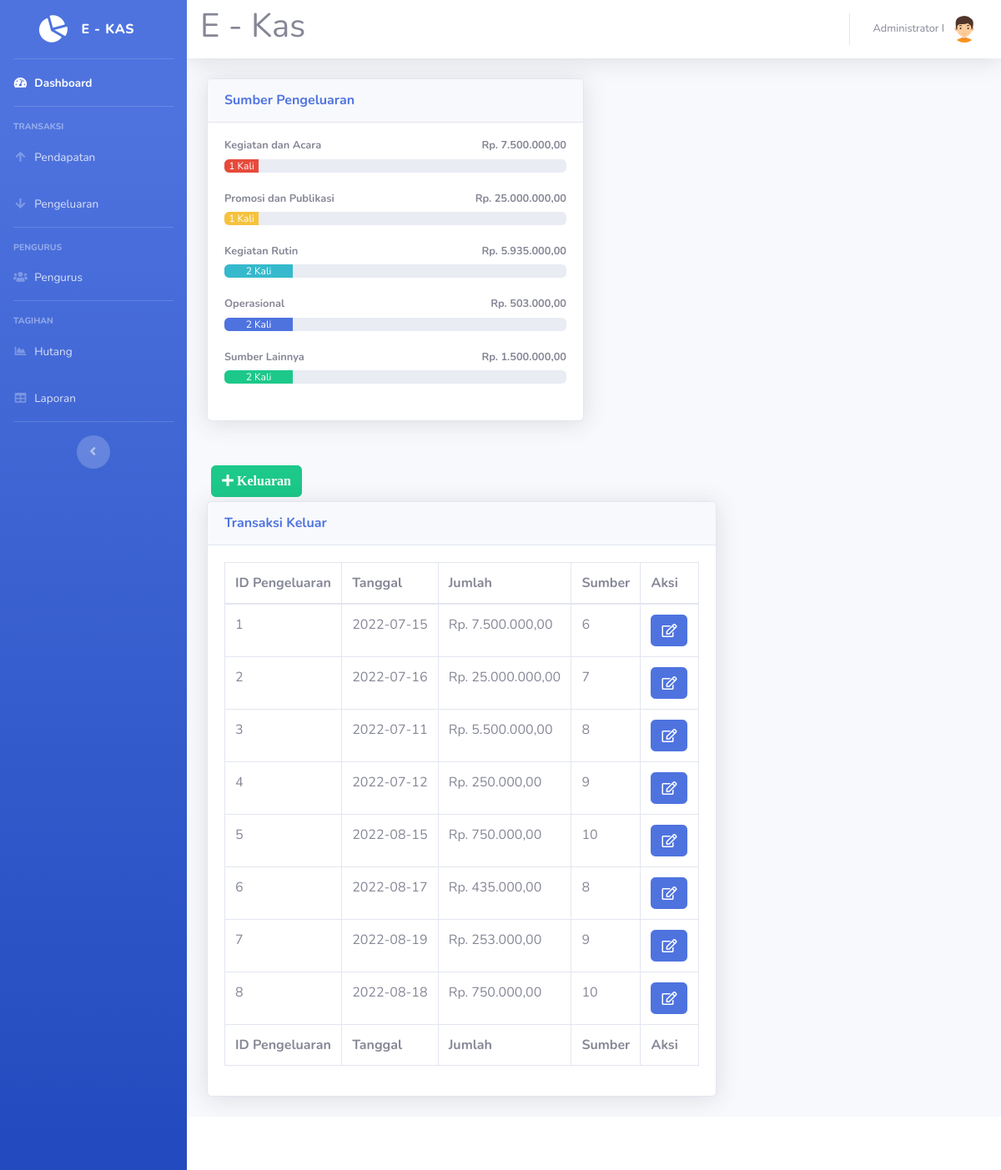
Page /pengeluaran.php (signed in) on the committed database.
### tables this page shows
CREATE TABLE `sumber` (
  `id_sumber` int NOT NULL,
  `nama` varchar(40) NOT NULL
);

CREATE TABLE `pengeluaran` (
  `id_pengeluaran` int NOT NULL,
  `tgl_pengeluaran` date NOT NULL,
  `jumlah` int NOT NULL,
  `id_sumber` int NOT NULL
);

### pengeluaran.php (the view, shortened to what this page needs)
<!DOCTYPE html>
<html lang="en">
<head>
  <link href="vendor/fontawesome-free/css/all.min.css" rel="stylesheet" type="text/css">
  <link href="css/sb-admin-2.min.css" rel="stylesheet">
</head>
<body id="page-top">
<?php
require 'koneksi.php';
require ('sidebar.php');
?>
      <div id="content">
<?php require ('navbar.php');?>
        <div class="container-fluid">
          <div class="row">
            <div class="col-lg-6 mb-4">
              <div class="card shadow mb-4">
                <div class="card-header py-3">
                  <h6 class="m-0 font-weight-bold text-primary">Sumber Pengeluaran</h6>
                </div>
                <div class="card-body">
				<?php
				$namasumber1 = mysqli_query($koneksi,"SELECT * FROM `sumber` where id_sumber= 6 ");
				$sumbern1= mysqli_fetch_assoc($namasumber1);
				$namasumber2 = mysqli_query($koneksi,"SELECT * FROM `sumber` where id_sumber= 7 ");
				$sumbern2= mysqli_fetch_assoc($namasumber2);
				$namasumber3 = mysqli_query($koneksi,"SELECT * FROM `sumber` where id_sumber= 8 ");
				$sumbern3= mysqli_fetch_assoc($namasumber3);
				$namasumber4 = mysqli_query($koneksi,"SELECT * FROM `sumber` where id_sumber= 9 ");
				$sumbern4= mysqli_fetch_assoc($namasumber4);
				$namasumber5 = mysqli_query($koneksi,"SELECT * FROM `sumber` where id_sumber= 10 ");
				$sumbern5= mysqli_fetch_assoc($namasumber5);
				$hasil1=mysqli_query($koneksi,"SELECT * FROM pengeluaran where id_sumber = 6");
				while ($jumlah1=mysqli_fetch_array($hasil1)){
				$arrayhasil1[] = $jumlah1['jumlah'];
				}
				$jumlahhasil1 = array_sum($arrayhasil1);
				$hasil2=mysqli_query($koneksi,"SELECT * FROM pengeluaran where id_sumber = 7");
				while ($jumlah2=mysqli_fetch_array($hasil2)){
				$arrayhasil2[] = $jumlah2['jumlah'];
				}
				$jumlahhasil2 = array_sum($arrayhasil2);
				$hasil3=mysqli_query($koneksi,"SELECT * FROM pengeluaran where id_sumber = 8");
				while ($jumlah3=mysqli_fetch_array($hasil3)){
				$arrayhasil3[] = $jumlah3['jumlah'];
				}
				$jumlahhasil3 = array_sum($arrayhasil3);
				$hasil4=mysqli_query($koneksi,"SELECT * FROM pengeluaran where id_sumber = 9");
				while ($jumlah4=mysqli_fetch_array($hasil4)){
				$arrayhasil4[] = $jumlah4['jumlah'];
				}
				$jumlahhasil4 = array_sum($arrayhasil4);
				$hasil5=mysqli_query($koneksi,"SELECT * FROM pengeluaran where id_sumber = 10");
				while ($jumlah5=mysqli_fetch_array($hasil5)){
				$arrayhasil5[] = $jumlah5['jumlah'];
				}
				$jumlahhasil5 = array_sum($arrayhasil5);
				$sumber1 = mysqli_query($koneksi,"SELECT id_sumber FROM pengeluaran where id_sumber ='6'");
				$sumber1text = mysqli_num_rows($sumber1);
				$sumber1 = mysqli_num_rows($sumber1);
				$sumber1 = $sumber1 * 10;
				$sumber2 = mysqli_query($koneksi,"SELECT id_sumber FROM pengeluaran where id_sumber ='7'");
				$sumber2text = mysqli_num_rows($sumber2);
				$sumber2 = mysqli_num_rows($sumber2);
				$sumber2 = $sumber2 * 10;
				$sumber3 = mysqli_query($koneksi,"SELECT id_sumber FROM pengeluaran where id_sumber ='8'");
				$sumber3text = mysqli_num_rows($sumber3);
				$sumber3 = mysqli_num_rows($sumber3);
				$sumber3 = $sumber3 * 10;
				$sumber4 = mysqli_query($koneksi,"SELECT id_sumber FROM pengeluaran where id_sumber ='9'");
				$sumber4text = mysqli_num_rows($sumber4);
				$sumber4 = mysqli_num_rows($sumber4);
				$sumber4 = $sumber4 * 10;
				$sumber5 = mysqli_query($koneksi,"SELECT id_sumber FROM pengeluaran where id_sumber ='10'");
				$sumber5text = mysqli_num_rows($sumber5);
				$sumber5 = mysqli_num_rows($sumber5);
				$sumber5 = $sumber5 * 10;
				echo '
                  <h4 class="small font-weight-bold">'.$sumbern1['nama'].'<span class="float-right">Rp. '.number_format($jumlahhasil1,2,',','.').'</span></h4>
                  <div class="progress mb-4">
                    <div class="progress-bar bg-danger" role="progressbar" style="width:'.$sumber1.'%" aria-valuenow="50" aria-valuemin="0" aria-valuemax="100">'.$sumber1text.' Kali</div>
                  </div>
				  <h4 class="small font-weight-bold">'.$sumbern2['nama'].'<span class="float-right">Rp. '.number_format($jumlahhasil2,2,',','.').'</span></h4>
                  <div class="progress mb-4">
                    <div class="progress-bar bg-warning" role="progressbar" style="width:'.$sumber2.'%" aria-valuenow="50" aria-valuemin="0" aria-valuemax="100">'.$sumber2text.' Kali</div>
                  </div>
				  <h4 class="small font-weight-bold">'.$sumbern3['nama'].'<span class="float-right">Rp. '.number_format($jumlahhasil3,2,',','.').'</span></h4>
                  <div class="progress mb-4">
                    <div class="progress-bar bg-info" role="progressbar" style="width:'.$sumber3.'%" aria-valuenow="50" aria-valuemin="0" aria-valuemax="100">'.$sumber3text.' Kali</div>
                  </div>
				  <h4 class="small font-weight-bold">'.$sumbern4['nama'].'<span class="float-right">Rp. '.number_format($jumlahhasil4,2,',','.').'</span></h4>
                  <div class="progress mb-4">
                    <div class="progress-bar bg-primary" role="progressbar" style="width:'.$sumber4.'%" aria-valuenow="50" aria-valuemin="0" aria-valuemax="100">'.$sumber4text.' Kali</div>
                  </div>
				  <h4 class="small font-weight-bold">'.$sumbern5['nama'].'<span class="float-right">Rp. '.number_format($jumlahhasil5,2,',','.').'</span></h4>
                  <div class="progress mb-4">
                    <div class="progress-bar bg-success" role="progressbar" style="width:'.$sumber5.'%" aria-valuenow="50" aria-valuemin="0" aria-valuemax="100">'.$sumber5text.' Kali</div>
                  </div>';
				  ?>
                </div>
              </div>
			  </div>
          <div class="col-xl-8 col-lg-7">
      <button type="button" class="btn btn-success" style="margin:5px" data-toggle="modal" data-target="#myModalTambah"><i class="fa fa-plus"> Keluaran</i></button><br>
          <div class="card shadow mb-4">
            <div class="card-header py-3">
              <h6 class="m-0 font-weight-bold text-primary">Transaksi Keluar</h6>
            </div>
            <div class="card-body">
              <div class="table-responsive">
                <table class="table table-bordered" id="dataTable" width="100%" cellspacing="0">
                  <thead>
                    <tr>
                      <th>ID Pengeluaran</th>
                      <th>Tanggal</th>
                      <th>Jumlah</th>
                      <th>Sumber</th>
					  <th>Aksi</th>
                    </tr>
                  </thead>
                  <tfoot>
                    <tr>
                      <th>ID Pengeluaran</th>
                      <th>Tanggal</th>
                      <th>Jumlah</th>
                      <th>Sumber</th>
                      <th>Aksi</th>
                    </tr>
                  </tfoot>
                  <tbody>
				  <?php
$query = mysqli_query($koneksi,"SELECT * FROM pengeluaran");
while ($data = mysqli_fetch_assoc($query))
{
?>
                    <tr>
                      <td><?=$data['id_pengeluaran']?></td>
                      <td><?=$data['tgl_pengeluaran']?></td>
                      <td>Rp. <?=number_format($data['jumlah'],2,',','.');?></td>
                      <td><?=$data['id_sumber']?></td>
					  <td>
<a href="#" type="button" class=" fa fa-edit btn btn-primary btn-md" data-toggle="modal" data-target="#myModal<?php echo $data['id_pengeluaran']; ?>"></a>
</td>
</tr>
  </div>
<?php
}
?>
              </div>
<?php require 'footer.php'?>
</body>
</html>

### rows in the picture
sumber: nama "Kegiatan dan Acara"
sumber: nama "Promosi dan Publikasi"
sumber: nama "Kegiatan Rutin"
sumber: nama "Operasional"
sumber: nama "Sumber Lainnya"
pengeluaran: id_pengeluaran "1", tgl_pengeluaran "2022-07-15", jumlah "7.500.000,00", id_sumber "6"
pengeluaran: id_pengeluaran "2", tgl_pengeluaran "2022-07-16", jumlah "25.000.000,00", id_sumber "7"
pengeluaran: id_pengeluaran "3", tgl_pengeluaran "2022-07-11", jumlah "5.500.000,00", id_sumber "8"
pengeluaran: id_pengeluaran "4", tgl_pengeluaran "2022-07-12", jumlah "250.000,00", id_sumber "9"
pengeluaran: id_pengeluaran "5", tgl_pengeluaran "2022-08-15", jumlah "750.000,00", id_sumber "10"
pengeluaran: id_pengeluaran "6", tgl_pengeluaran "2022-08-17", jumlah "435.000,00", id_sumber "8"
pengeluaran: id_pengeluaran "7", tgl_pengeluaran "2022-08-19", jumlah "253.000,00", id_sumber "9"
pengeluaran: id_pengeluaran "8", tgl_pengeluaran "2022-08-18", jumlah "750.000,00", id_sumber "10"

### other values in the picture
$_SESSION['nama'] "Administrator I"
$jumlahhasil1 "7.500.000,00"
$sumber1text "1"
$jumlahhasil2 "25.000.000,00"
$sumber2text "1"
$jumlahhasil3 "5.935.000,00"
$sumber3text "2"
$jumlahhasil4 "503.000,00"
$sumber4text "2"
$jumlahhasil5 "1.500.000,00"
$sumber5text "2"
